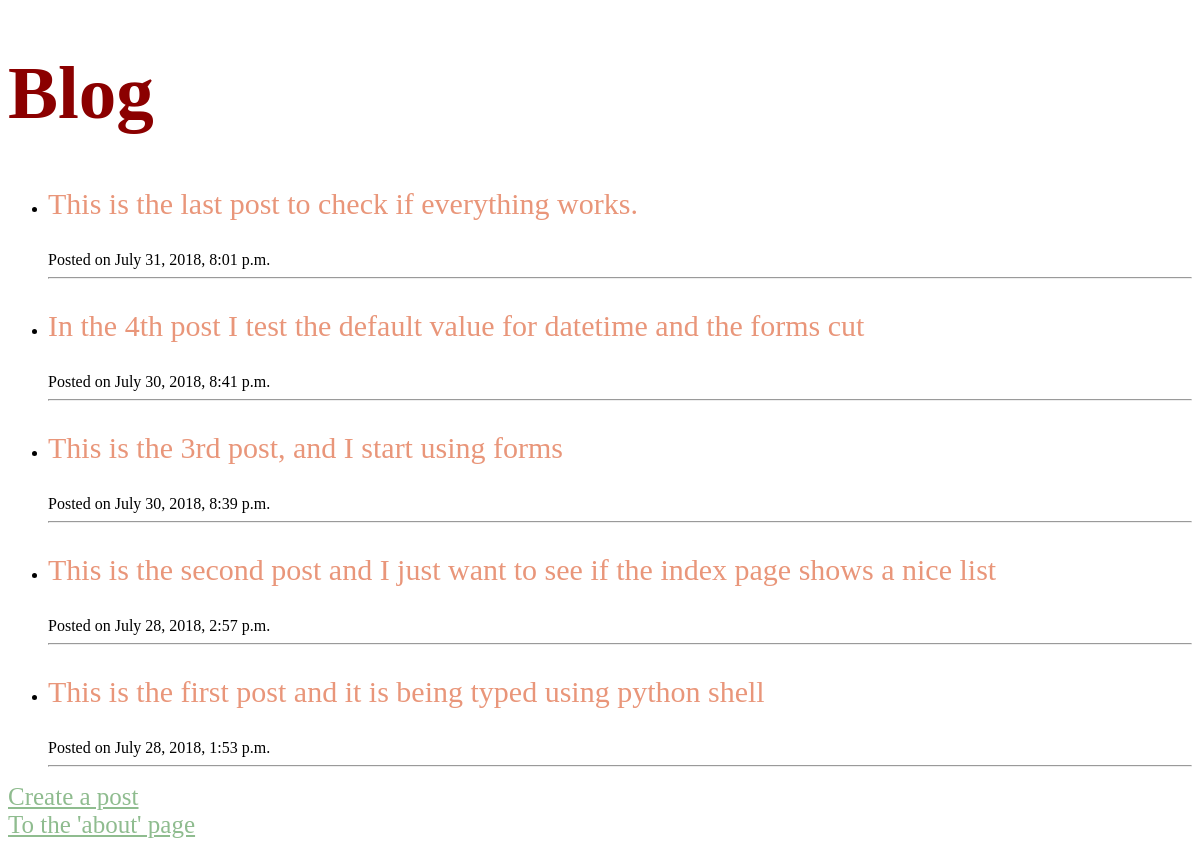
The page / on the database its author committed.
### blog/models.py (models this page shows, shortened)
class BlogPost(models.Model):
    post_text = models.CharField(max_length=140)
    post_date = models.DateTimeField(default=timezone.now)

### blog/views.py (the view)
# urls.py: path('', views.index, name = 'index'),
def index(request):
	alltheposts = BlogPost.objects.filter(post_date__lte=timezone.now()).order_by('-post_date')
	context = {
		'alltheposts' : alltheposts,
	}
	return render(request, 'blog/index.html', context)

### blog/templates/blog/index.html (shortened to what this page needs)
<!DOCTYPE html>
<html>
<head>
{% load static %}
<link rel="stylesheet" type="text/css" href="{% static 'blog/style.css' %}" />
</head>
<body>
<h1> Blog </h1>
{% if alltheposts %}
    <ul>
    {% for blogpost in alltheposts %}
        <li><p>{{ blogpost.post_text }}</p> Posted on {{ blogpost.post_date }}</li><hr>
    {% endfor %}
    </ul>
{% else %}
    <p>No posts are available.</p>
{% endif %}
</body>
<a href="{% url 'create' %}">Create a post</a><br>
<a href="{% url 'about' %}">To the 'about' page</a>
</html>

### blog/static/blog/style.css (style rules this page uses)
h1 { color: #8B0000; font-size: 75px; }
p { color: #E9967A; font-size: 30px; }
body { background: white url("images/background.jpg") no-repeat; }
a { color: #8FBC8F; font-size: 25px; }

### rows shown on the page
BlogPost: post_text "This is the last post to check if everything works.", post_date "July 31, 2018, 8:01 p.m."
BlogPost: post_text "In the 4th post I test the default value for datetime and the forms cut", post_date "July 30, 2018, 8:41 p.m."
BlogPost: post_text "This is the 3rd post, and I start using forms", post_date "July 30, 2018, 8:39 p.m."
BlogPost: post_text "This is the second post and I just want to see if the index page shows a nice list", post_date "July 28, 2018, 2:57 p.m."
BlogPost: post_text "This is the first post and it is being typed using python shell", post_date "July 28, 2018, 1:53 p.m."
